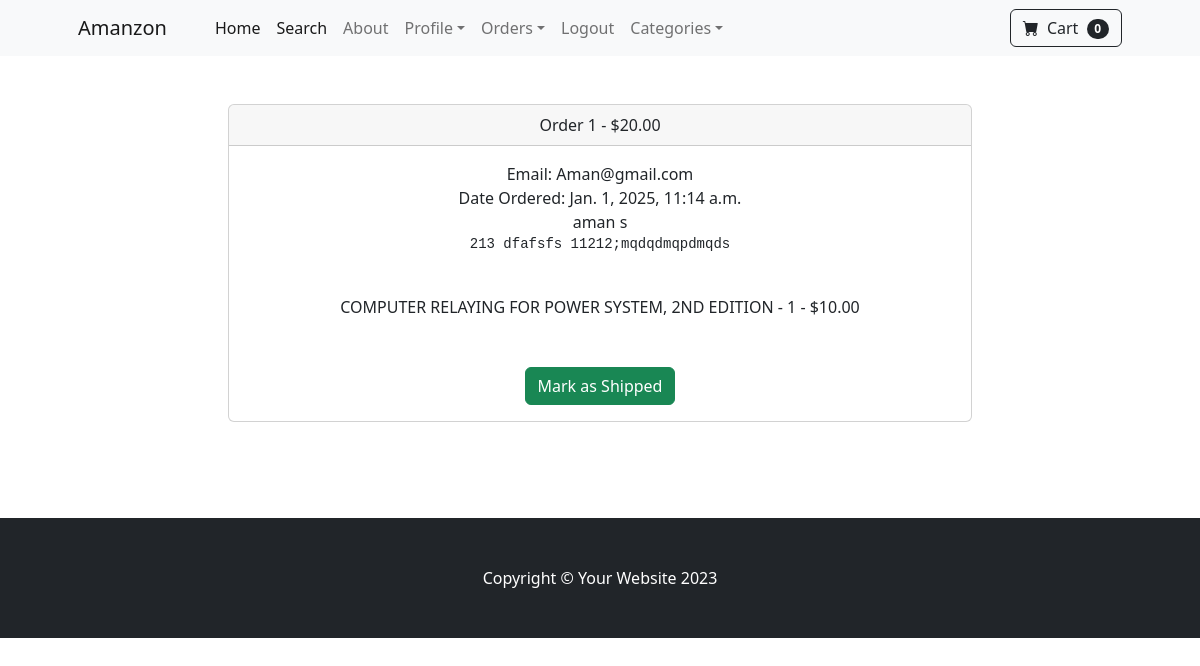
/payment/orders/1 (signed in), run on the app's committed database.
### payment/models.py (models this page shows, shortened)
class Order(models.Model):
    user = models.ForeignKey(User, on_delete=models.CASCADE, null=True , blank=True)
    full_name = models.CharField(max_length=250)
    email = models.EmailField(max_length=250)
    shipping_address = models.TextField(max_length=15000)
    amount_paid = models.DecimalField(max_digits=7,decimal_places=2)
    date_ordered=models.DateTimeField(auto_now_add=True)
    shipped = models.BooleanField(default=False)
    date_shipped=models.DateTimeField(blank=True,null=True)

class OrderItem(models.Model):
    order = models.ForeignKey(Order, on_delete=models.CASCADE, null=True )
    product = models.ForeignKey(Product, on_delete=models.CASCADE, null=True )
    user = models.ForeignKey(User, on_delete=models.CASCADE, null=True , blank=True)
    quantity=models.PositiveBigIntegerField(default=1)
    price=models.DecimalField(max_digits=7,decimal_places=2)

### store/models.py (models this page shows)
class Product(models.Model):
    name = models.CharField( max_length=100)
    price = models.DecimalField(default=0, max_digits=6, decimal_places=2)
    category= models.ForeignKey(Category, on_delete=models.CASCADE,default=1)
    description = models.CharField(max_length=250,default="",blank=True,null=True)
    image = models.ImageField(upload_to='uploads/product/')
    is_sale = models.BooleanField(default=False)
    sale_price=models.DecimalField(default=0,decimal_places=2,max_digits=6)
    def __str__(self):
        return self.name

### payment/views.py (the view, shortened to what this page needs)
# urls.py: path('orders/<int:pk>',views.orders, name="orders"),
def orders(request,pk):
    if request.user.is_authenticated and request.user.is_superuser:
        order= Order.objects.get(id=pk)
        items = OrderItem.objects.filter(order=pk)
        return render(request,'orders.html',{"order":order,"items":items})
    else:
        messages.success(request,'Access Denied')
        return redirect('home')

### cart/cart.py (called while the page is built)
    def __len__(self):
        return len(self.cart)

### cart/context_processors.py (called while the page is built)
def cart(request):
    return {'cart' : Cart(request)}

### payment/templates/orders.html (shortened to what this page needs)
{% extends 'base.html' %}
{% block content %}
  <div class="container" >
    <div class="row">
        <center>
            <div class="col-8">
                <br> <br>
                <div class="card">
                    <div class="card-header">
                      Order {{ order.id }} - ${{ order.amount_paid }}
                    </div>
                    <div class="card-body">
                      Email: {{ order.email }} <br>
                      {% if order.date_shipped %}
                      Date Shipped: {{ order.date_shipped }}
                      {% else %}
                      Date Ordered: {{ order.date_ordered }}
                      {% endif %}
                      <br>
                     {{ order.full_name }} <br>
                     <pre>{{ order.shipping_address }}</pre>
                     <br>
                     {% for item in items %}
                     {{ item.product }} - {{ item.quantity }} - ${{ item.price }} <br>
                     {% endfor %}
                     <br><br>
                     {% if not order.shipped %}
                     <form action="" method="POST">
                        <button type="submit" class="btn btn-success">Mark as Shipped</button>
                    </form>
                    {% else %}
                    <form action="" method="POST">
                        {% csrf_token %}
                        <input type="hidden" name="shipping_status" value="falsef">
                        <button type="submit" class="btn btn-danger">Mark as Not Shipped</button>
                    </form>
                    {% endif %}
                    </div>
                  </div>
                <br> <br><br> <br>
            </div>
        </center>
    </div>
  </div>
{% endblock %}

### data on the page
Order: id "1", amount_paid "20.00", email "Aman@gmail.com", date_ordered "Jan. 1, 2025, 11:14 a.m.", full_name "aman s", shipping_address "213 dfafsfs 11212;mqdqdmqpdmqds"
OrderItem: product "COMPUTER RELAYING FOR POWER SYSTEM, 2ND EDITION", quantity "1", price "10.00"

### other printed values
{{ cart|length }} "0"
